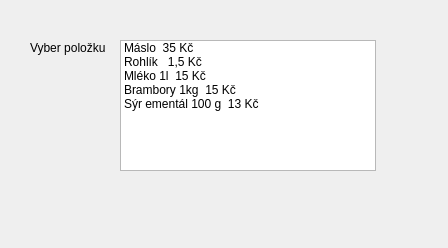
<?xml version="1.0" encoding="UTF-8"?>
<ui version="4.0">
 <class>Dialog</class>
 <widget class="QDialog" name="Dialog">
  <property name="geometry">
   <rect>
    <x>0</x>
    <y>0</y>
    <width>448</width>
    <height>248</height>
   </rect>
  </property>
  <property name="windowTitle">
   <string>Dialog</string>
  </property>
  <widget class="QLabel" name="label_nadpis">
   <property name="geometry">
    <rect>
     <x>30</x>
     <y>40</y>
     <width>81</width>
     <height>16</height>
    </rect>
   </property>
   <property name="text">
    <string>Vyber položku</string>
   </property>
  </widget>
  <widget class="QLabel" name="label_vystup">
   <property name="geometry">
    <rect>
     <x>20</x>
     <y>190</y>
     <width>381</width>
     <height>20</height>
    </rect>
   </property>
   <property name="text">
    <string/>
   </property>
  </widget>
  <widget class="QListWidget" name="listWidget">
   <property name="geometry">
    <rect>
     <x>120</x>
     <y>40</y>
     <width>256</width>
     <height>131</height>
    </rect>
   </property>
   <item>
    <property name="text">
     <string>Máslo  35 Kč</string>
    </property>
   </item>
   <item>
    <property name="text">
     <string>Rohlík   1,5 Kč</string>
    </property>
   </item>
   <item>
    <property name="text">
     <string>Mléko 1l  15 Kč</string>
    </property>
   </item>
   <item>
    <property name="text">
     <string>Brambory 1kg  15 Kč</string>
    </property>
   </item>
   <item>
    <property name="text">
     <string>Sýr ementál 100 g  13 Kč</string>
    </property>
   </item>
  </widget>
 </widget>
 <resources/>
 <connections>
  <connection>
   <sender>listWidget</sender>
   <signal>itemClicked(QListWidgetItem*)</signal>
   <receiver>Dialog</receiver>
   <slot>disp_sel_item()</slot>
   <hints>
    <hint type="sourcelabel">
     <x>133</x>
     <y>104</y>
    </hint>
    <hint type="destinationlabel">
     <x>74</x>
     <y>112</y>
    </hint>
   </hints>
  </connection>
 </connections>
 <slots>
  <slot>disp_sel_item()</slot>
 </slots>
</ui>
